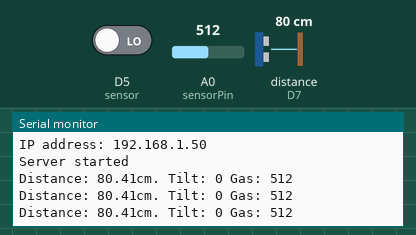
Recording of a sketch running on a simulated ESP8266 (NodeMCU). Parts: the last lines printed to the serial monitor. Wiring (inferred from the names in the program): ultrasonic range finder: trigger D6; echo D7. The test bench sets the inputs (shaded band); at power-on: distance to the obstacle (sensor on D7) 80 cm, A0 (sensorPin) = 512, D5 (sensor) LOW. The echo pulse lasts 58.3 µs per cm; WiFi joins after 1.5 s; servers stay silent unless stated.

Above: at 2.7 s.
2.8 s: distance to the obstacle (sensor on D7) set to 2 cm
At 3.5 s:
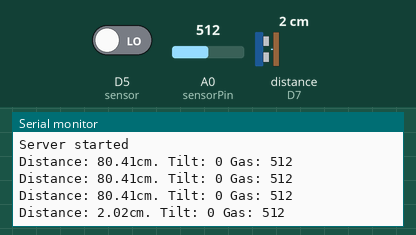
4.3 s: A0 (sensorPin) set to 716
At 5.0 s:
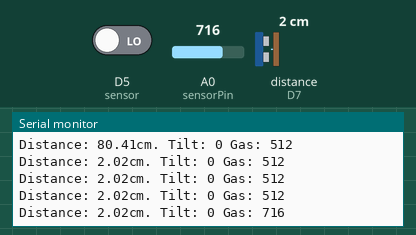
5.8 s: D5 (sensor) driven HIGH
At 6.5 s:
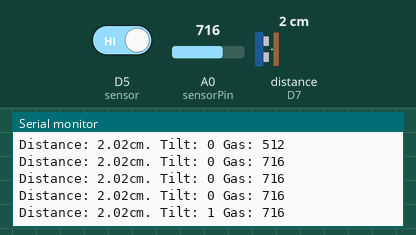
7.3 s: distance to the obstacle (sensor on D7) set to 4 cm
At 8.0 s:
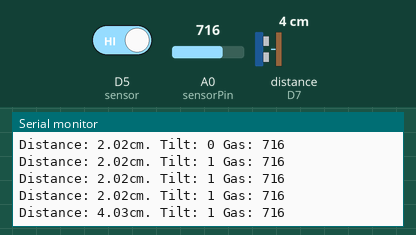
8.8 s: A0 (sensorPin) set to 900
At 9.5 s:
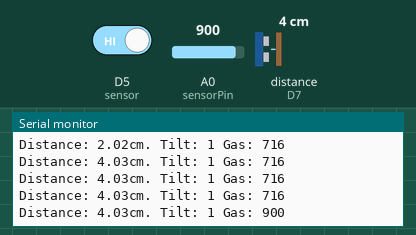
10.3 s: D5 (sensor) driven LOW
At 11.0 s:
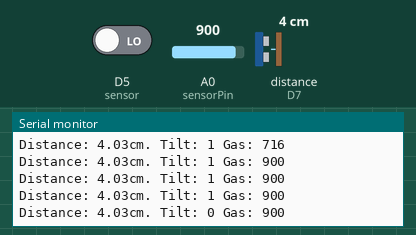
Timing chart, 0 to 12.8 s (numbered marks = the images above; inputs shaded):
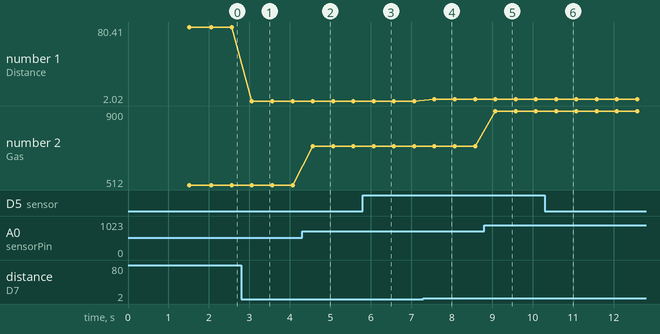

Measured:
- after the input at 2.8 s, the serial monitor: prints a new line after 0.26 s (image 1)
- after the input at 4.3 s, the serial monitor: prints a new line after 0.27 s (image 2)
- after the input at 5.8 s, the serial monitor: prints a new line after 0.27 s (image 3)
- after the input at 7.3 s, the serial monitor: prints a new line after 0.27 s (image 4)
- after the input at 8.8 s, the serial monitor: prints a new line after 0.28 s (image 5)
- after the input at 10.3 s, the serial monitor: prints a new line after 0.28 s (image 6)
- plotted number 1: 80.41 → 2.02 after the input at 2.8 s, 2.02 → 4.03 after the input at 7.3 s
- plotted number 2: 512 → 716 after the input at 4.3 s, 716 → 900 after the input at 8.8 s

The sketch:

server.ino
```cpp
#include <ESP8266WiFi.h>
#include <ESP8266WebServer.h>
#include <ArduinoJson.h>

#define sensor D5
#define ECHOPIN D7
#define TRIGPIN D6
int sensorPin = A0;

int readings;
int val;
double distance_cm = 0;

const char* ssid = "YOUR_WIFI_SSID";
const char* password = "YOUR_WIFI_PASSWORD";

ESP8266WebServer server(8000); // Server on port 8000

// global variable for the startTime
unsigned long startTime;

void setup(void){
  Serial.begin(9600);
  pinMode(sensor, INPUT);
  pinMode(ECHOPIN, INPUT_PULLUP);
  pinMode(TRIGPIN, OUTPUT);
  digitalWrite(ECHOPIN, HIGH);
  WiFi.begin(ssid, password); // Connect to the network
  Serial.println("");

  // Wait for connection
  while (WiFi.status() != WL_CONNECTED) {
    delay(500);
    Serial.print(".");
  }
  Serial.println("");
  Serial.print("Connected to ");
  Serial.println(ssid);
  Serial.print("IP address: ");
  Serial.println(WiFi.localIP());

  server.on("/get/readings", handleGetReadings);

  server.begin(); // Start the server
  Serial.println("Server started");

  startTime = millis();
}

void loop(void){
  // get readings from tilt sensor
  readings = digitalRead(sensor);

  // get readings from gas sensor
  val = analogRead(sensorPin);

  // get readings from ultrasonic sensor
  digitalWrite(TRIGPIN, LOW);
  delayMicroseconds(2);
  digitalWrite(TRIGPIN, HIGH);
  delayMicroseconds(15);
  digitalWrite(TRIGPIN, LOW);

  int distance_uS = pulseIn(ECHOPIN, HIGH, 26000);
  distance_cm = (distance_uS / 58.0);

  Serial.print("Distance: ");
  Serial.print(distance_cm);
  Serial.print("cm. ");

  Serial.print("Tilt: ");
  Serial.print(readings);

  Serial.print(" Gas: ");
  Serial.println(val);

  server.handleClient(); // Handle client requests
  delay(500);
}

void handleGetReadings() {
  // Allow all origins
  server.sendHeader("Access-Control-Allow-Origin", "*");
  StaticJsonDocument<200> doc;

  doc["gas"] = val;
  doc["tilt"] = readings;
  doc["distance"] = distance_cm;

  String output;
  serializeJson(doc, output);

  server.send(200, "application/json", output);
}
```
